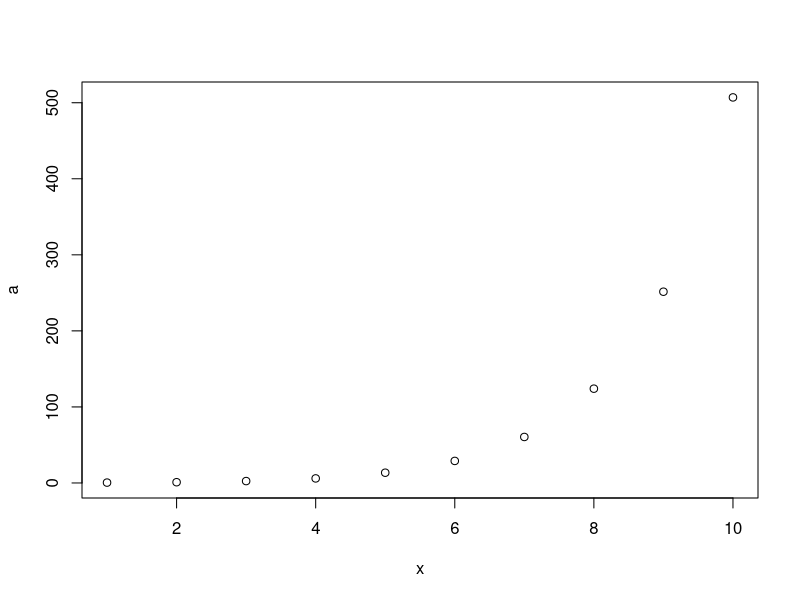

Reproduce this figure in R.
# x <- seq(1,10)
# fx <- 2^x
# ffx <- 3^x
# r <- (fx - x) * 0.5
# rr <- (ffx - x) * 0.5
# 
# radien <- function(x) {
#   a <- c(x)
#   for(i in 1:9) {
#     b <- 2 * a[i] + 0.5 * (i-1)
#     a <- c(a, b)
#   }
#   return <- a
# }
# 
# a <- radien(0.5)
# show(r)
# show(a)
# 
# b <- x + r + r
# show(b)
# show(fx)
# 
# plot(x,a)

x <- seq(1,10)
fx <- 2^x
r <- (fx - x) * 0.5


radien <- function(x) {
  a <- c(x)
  tmp <- 2
  for(i in 1:9) {
    b <- 2 * a[i] + 0.5 * (i-1)
    a <- c(a, b)
  }
  return <- a
}

a <- radien(0.5)
show(r)
show(a)

b <- x + r + a
show(b)
show(fx)

plot(x,a)

